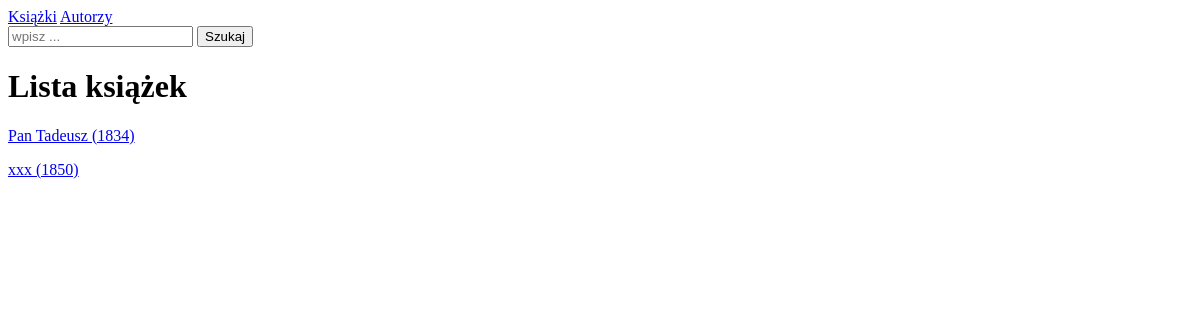
The page /books/ on the database as committed earlier.
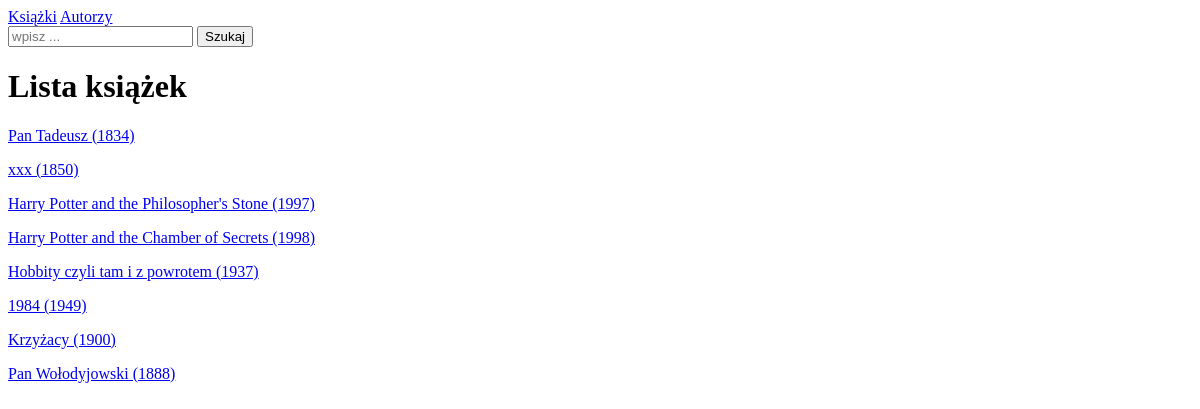
The same page on the database as committed later.
### library/models.py (models this page shows)
class Book(models.Model):
    title = models.CharField(max_length=128)
    author = models.ForeignKey("library.Author", on_delete=models.CASCADE, related_name="books")
    year = models.IntegerField()
    pages = models.IntegerField()
    price = models.DecimalField(max_digits=6, decimal_places=2)
    def __str__(self):
        return f"{self.title} ({self.year})"

### library/views.py (the view)
# urls.py: path("books/", views.books_list, name="books_list"),
def books_list(request):
    q = request.GET.get("q")
    if not q:
        books = Book.objects.all()
    else:
        books = Book.objects.filter(title__icontains=q)
    return render(request, "library/books_list.html", {"books": books})

### library/templates/library/books_list.html (shortened to what this page needs)
{% extends 'base.html' %}
{% block content %}
{% include 'library/_search_form.html' %}
<h1>Lista książek</h1>
{% for book in books %}
  <p><a href="{% url 'book_details' book.id %}">{{ book }}</a></p>
{% endfor %}
{% endblock %}

Rows that differ between the two databases and show on the page:
added Book: title+year "Harry Potter and the Philosopher's Stone (1997)"
added Book: title+year "Harry Potter and the Chamber of Secrets (1998)"
added Book: title+year "Hobbity czyli tam i z powrotem (1937)"
added Book: title+year "1984 (1949)"
added Book: title+year "Krzyżacy (1900)"
added Book: title+year "Pan Wołodyjowski (1888)"
